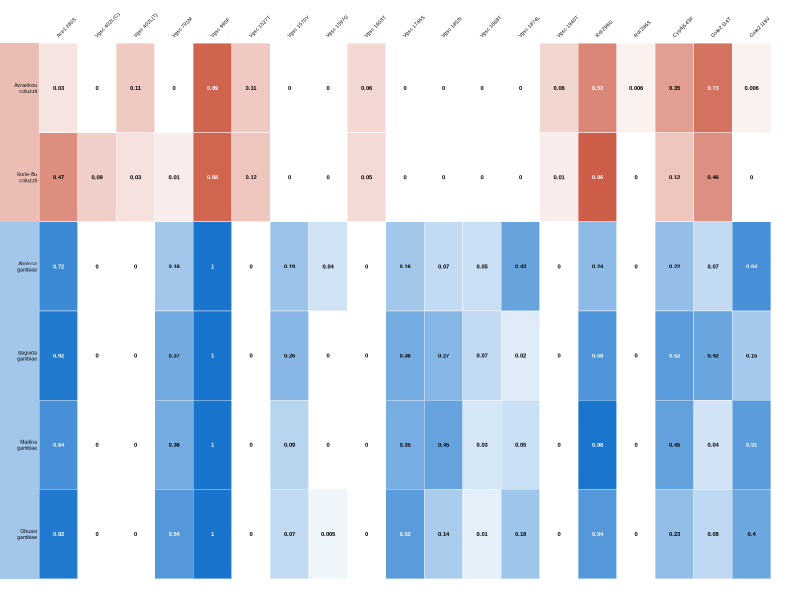
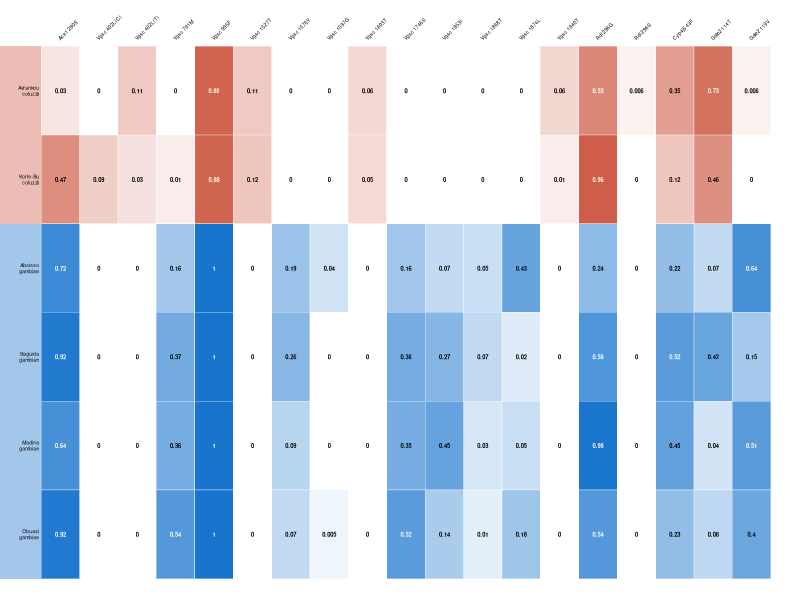

Recreate these plots in R, in order.
library(data.table)

snp.frequencies <- fread('target_site_genotype_frequencies.csv', key = 'Locus')
# Sort the SNP names into a nicer order
table.order <- c('Ace1.280S_A', 
                 'Vgsc.402L_C', 
                 'Vgsc.402L_T', 
                 'Vgsc.791M_T', 
                 'Vgsc.995F_T', 
                 'Vgsc.1527T_C', 
                 'Vgsc.1570Y_T', 
                 'Vgsc.1597G_G', 
                 'Vgsc.1603T_C', 
                 'Vgsc.1746S_T', 
                 'Vgsc.1853I_A', 
                 'Vgsc.1868T_C', 
                 'Vgsc.1874L_T', 
                 'Vgsc.1940T_C', 
                 'Rdl.296G_G', 
                 'Rdl.296S_T', 
                 'Cyp4j5.43F_A', 
                 'Gste2.114T_G', 
                 'Gste2.119V_C')
snp.frequencies <- snp.frequencies[table.order, ]

snp.freq.flipped <- t(snp.frequencies[, -1])
snp.names <- snp.frequencies[[1]]

# All SNPs except 402L can have the mutant nucleotide part of the name removed
snp.names[!grepl('402L', snp.names)] <- sub('_.*', '', snp.names[!grepl('402L', snp.names)])
# For the 402L snp, we format the name more nicely
snp.names[grepl('402L', snp.names)] <- sub('$', ')', sub('_', '(', snp.names[grepl('402L', snp.names)]))
colnames(snp.freq.flipped) <- snp.names

# Sort the rows how we will want them in the output
pop.order <- c('Avrankou.coluzzii',
               'Korle-Bu.coluzzii', 
               'Aboisso.gambiae',
               'Baguida.gambiae', 
               'Madina.gambiae', 
               'Obuasi.gambiae')
snp.freq.flipped <- snp.freq.flipped[pop.order, ]



# A function that will lighten the colour by a given proportion
lighten.col <- function(color, lightness){
	col.rgb <- col2rgb(color)/255
	red <- 1-(1-col.rgb[1])*lightness
	blue <- 1-(1-col.rgb[2])*lightness
	green <- 1-(1-col.rgb[3])*lightness
	rgb(cbind(red, blue, green))
}

# A function that will round to x significant digits, unless the number is small, then just take
# one
signif2 <- function(x, digits, threshold = 0.1){
	small.x <- x < threshold 
	x[small.x] <- signif(x[small.x], 1)
	x[!small.x] <- signif(x[!small.x], digits)
	x
}


plot.table <- function(freq.table, species.colours = c(coluzzii = 'coral3', gambiae = 'dodgerblue3'), 
                       text.cell.cex = 0.65, pop.cex = 0.5, snp.cex = 0.5, ...){
	if ((length(names(species.colours)) == 0) | !any(names(species.colours) %in% c('arabiensis', 'gambiae', 'coluzzii', 'intermediate')))
		names(species.colours) <- c('arabiensis', 'gambiae', 'coluzzii', 'intermediate')
	par(mar = c(0,3,3,0), ...)
	plot(c(0,ncol(freq.table)), -c(0,nrow(freq.table)), type = 'n', bty = 'n', xaxt = 'n', yaxt = 'n', xlab = '', ylab = '')
	x.matrix <- matrix(1:ncol(freq.table), nrow(freq.table), ncol(freq.table), byrow = T)
	y.matrix <- matrix(1:nrow(freq.table), nrow(freq.table), ncol(freq.table))
	text.col.matrix <- c('black', 'white')[(freq.table > 0.5) + 1]
	text.cell.matrix <- signif2(freq.table, 2)
	col.matrix <- matrix(rgb(0.8, 0.8, 0.8), nrow(freq.table), ncol(freq.table))
	for (i in 1:nrow(freq.table)){
		this.row <- freq.table[i, ]
		if (any(!is.na(this.row))){
			this.species <- sub('^.*\\.', '', rownames(freq.table)[i])
			col.matrix[i, !is.na(this.row)] <- lighten.col(species.colours[this.species], sqrt(this.row[!is.na(this.row)]))
		}
	}
	rect(x.matrix - 1, 1 - y.matrix, x.matrix, - y.matrix, col = col.matrix, border = 'white', lwd = text.cell.cex)
	text(x.matrix - 0.5, 0.5 - y.matrix, text.cell.matrix, cex = text.cell.cex, col = text.col.matrix, font = 2)
	text(x.matrix[1,] - 0.5, (par('usr')[4] - par('usr')[3])/100, srt = 45, adj = c(0,0), sub('\\.', ' ', colnames(freq.table)), xpd = NA, cex = snp.cex)
	country.names <- sub('\\.[^.]*$', '', rownames(freq.table))
	species <- sub('.*\\.', '', rownames(freq.table))
	rect(x.matrix[1,1]-1, 1 - y.matrix, par('usr')[1] - (par('usr')[2] - par('usr')[1])/5, -y.matrix, col = sapply(species.colours[species], lighten.col, 0.4), border = NA, xpd = NA)
	text(x.matrix[1,1]-1, 0.5 - y.matrix[,1], paste(country.names, '  \n', species, '  ', sep = ''), adj = 1, cex = pop.cex, xpd = NA)
}


png('target_snp_frequencies.png', width = 4, height = 1.2, units = 'in', res = 300)
par(family = 'Arial')
plot.table(snp.freq.flipped, 
           text.cell.cex = 0.35,
           pop.cex = 0.3,
           snp.cex = 0.3,
           mai = c(0,0.1,0.22,0)
)
dev.off()

# And now as a pdf for the journal
pdf('target_snp_frequencies.pdf', width = 4, height = 1.3)
plot.table(snp.freq.flipped, 
           text.cell.cex = 0.35,
           pop.cex = 0.3,
           snp.cex = 0.3,
           mai = c(0,0.12,0.25,0)
)
dev.off()
